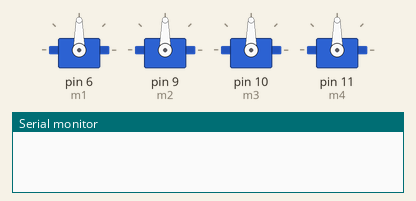
Recording of a sketch running on a simulated Arduino Uno, built with avr-gcc and run on an emulated ATmega328P. Shown: 4 × servo, the last lines printed to the serial monitor.

Above: at 0.1 s.
At 3.1 s:
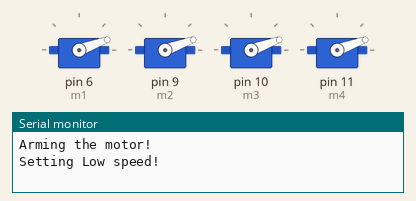
At 7.1 s:
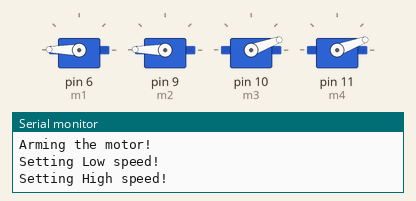
At 11.1 s:
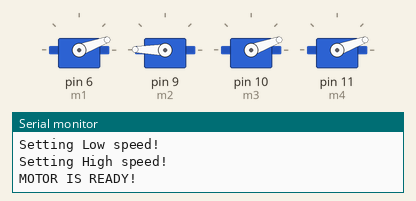
Timing chart, 0 to 12.6 s (numbered marks = the images above):
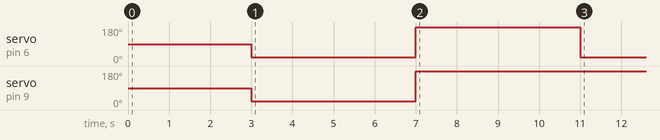

The sketch:

bluetooth_bldc_rotor_control.ino
```cpp
#include<Servo.h>

Servo m1,m2,m3,m4;
long throttle;
int i=0;
unsigned char c,d,x;

void initialize()
{

    Serial.print("Arming the motor! \n");
    delay(2000);

    Serial.print("Setting Low speed! \n");
    m1.write(20);
    m2.write(20);
    m3.write(20);
    m4.write(20);
    delay(4000);

    Serial.print("Setting High speed! \n");
    m1.write(179);
    m2.write(179);
    //m3.write(179);
    //m4.write(179);
    delay(4000);


    m1.write(20);
    m1.write(20);
    Serial.print("MOTOR IS READY! \n");

}

void setup()
{
Serial.begin(9600);
m1.attach(6);
m2.attach(9);
m3.attach(10);
m4.attach(11);
delay(1000);
initialize();
i=0;
}

void refresh()
{
m1.write(throttle);
m2.write(throttle);
m3.write(throttle);
m4.write(throttle);
}

void plint(unsigned char a,unsigned char b)
{
Serial.print((int)a);
Serial.print(" ");
Serial.println((int)b);
}

void loop()
{
if(Serial.available())
  {
     x=Serial.read();
     if(i==0)
     {
     i=1;
     c=x;
     }
     else if(i==1)
     {
     i=0;
     d=x;
     plint(c,d);
     switch(c)
     {
       case 0:break;
       case 1:break;
       case 2:throttle=(((int)d)*179)/100;break;
     }
     refresh();
  }
  }
}
```
